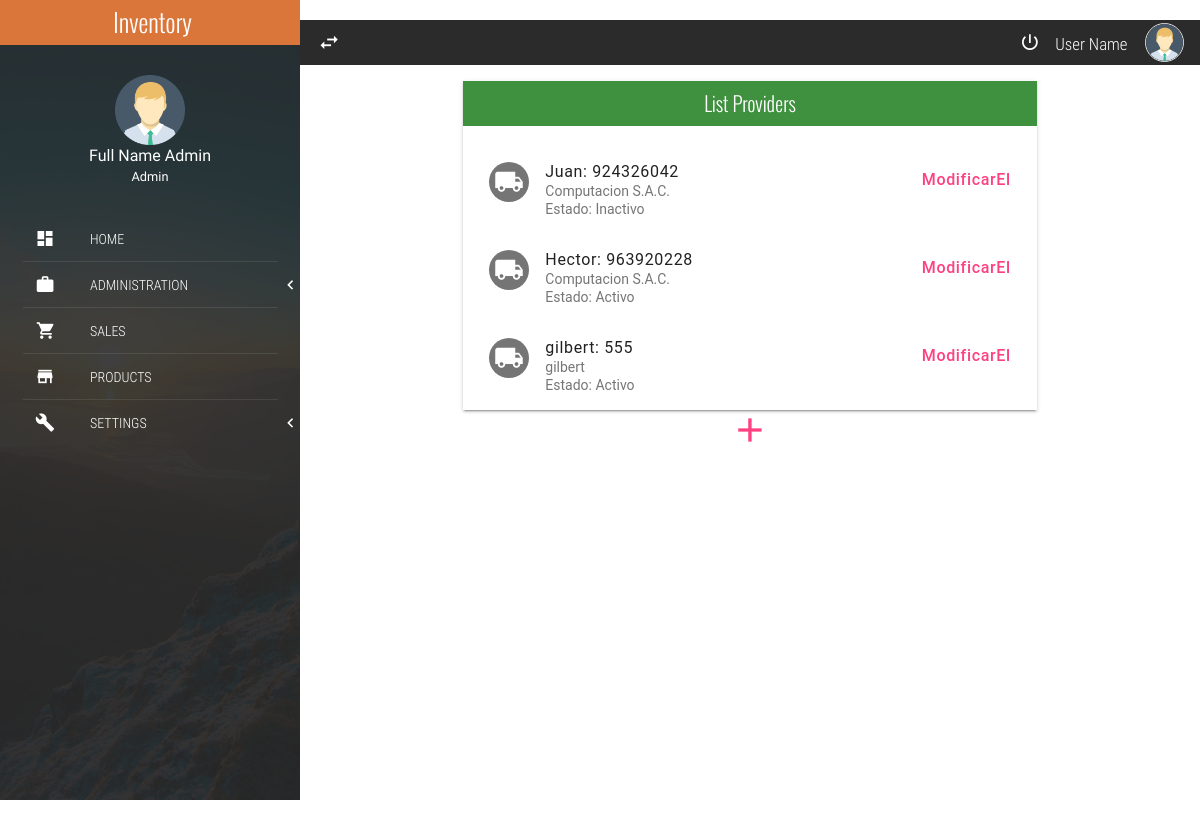
/provider/, run on an earlier commit of the app's database.
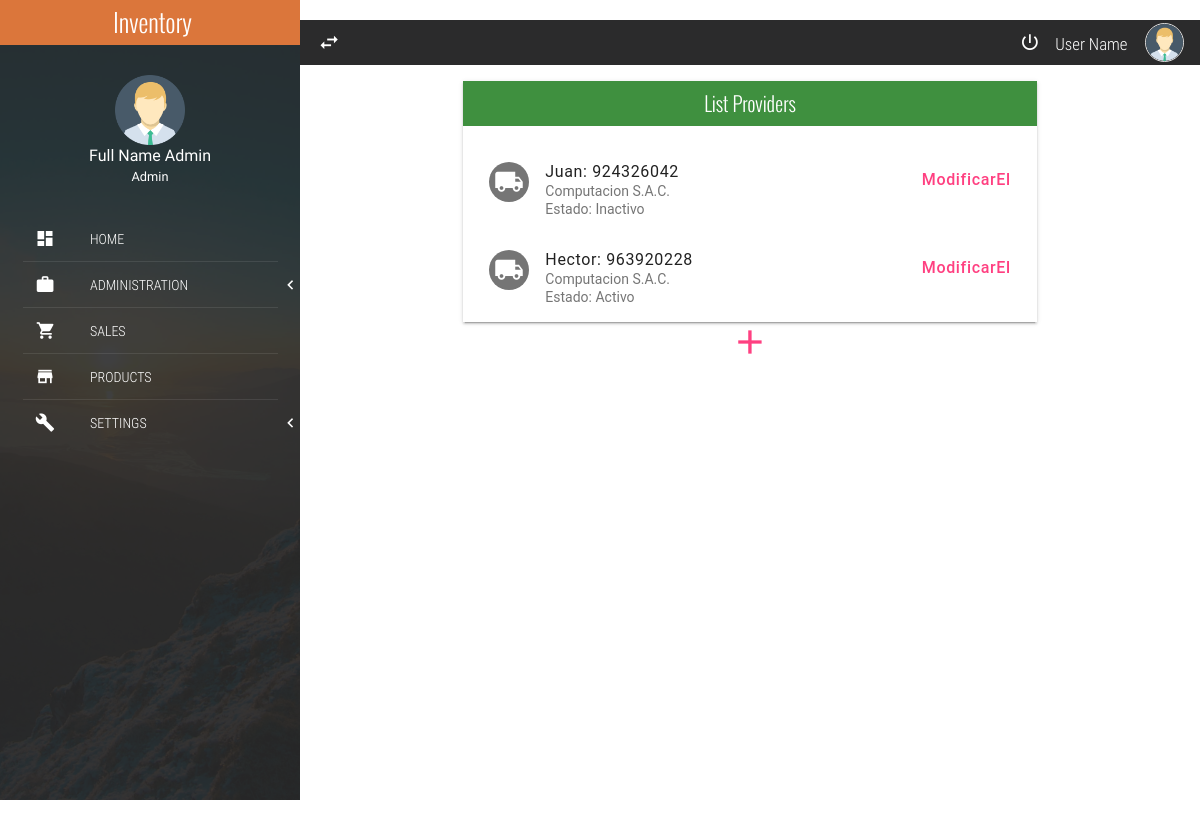
And on a later commit of the database.
### provider/models.py (models this page shows, shortened)
class Provider(models.Model):
	provider_status = [
		(1,"Activo"),
		(2,"Inactivo"),
	]
	ruc = models.IntegerField()
	razonSocial = models.CharField(max_length = 100)
	persona = models.CharField(max_length = 100)
	direccion = models.CharField(max_length = 200)
	email = models.EmailField(max_length = 254)
	telefono = models.IntegerField()
	estado =  models.IntegerField(
		null=False, blank=False,
		choices=provider_status,
		default=1,
	)

### provider/views.py (the view)
# urls.py: path('provider/', providers, name='provider'),
def providers (request):
	context = {
		'provs' : Provider.objects.all(),
	}
	return render(request, 'provider/proveedores.html',context)

### provider/templates/provider/proveedores.html
{% extends 'index.html' %}
{% block content %}
		<div class="a">
			<div class="mdl-tabs__panel">
				<div class="mdl-grid">
					<div class="mdl-cell mdl-cell--4-col-phone mdl-cell--8-col-tablet mdl-cell--8-col-desktop mdl-cell--2-offset-desktop">
						<div class="full-width panel mdl-shadow--2dp">
							<div class="full-width panel-tittle bg-success text-center tittles">
								List Providers
							</div>
							<div class="full-width panel-content">
								{% for prov in provs %}
									<div class="mdl-list">
									<div class="mdl-list__item mdl-list__item--two-line">
										<span class="mdl-list__item-primary-content">
											<i class="zmdi zmdi-truck mdl-list__item-avatar"></i>
											<span>
												{{prov.persona}}:
												{{prov.telefono}}
											</span>
											<span class="mdl-list__item-sub-title">
												{{prov.razonSocial}}
											</span>
											<p class="mdl-list__item-sub-title">
												{% if prov.estado == 1 %}
													Estado: Activo
												{% else %}
													Estado: Inactivo
												{% endif %}
											</p>
										</span>
										<a class="mdl-list__item-secondary-action" href="{% url 'modificarProveedor' prov.id %}">Modificar</a>
										<a class="mdl-list__item-secondary-action" href="{% url 'eliminarProveedor' prov.id %}"> El</a>
									</div>
								</div>
								{% endfor %}
							</div>
						</div>
						<p class="text-center">
							<a href="{% url 'crearProveedor' %}"
								style="font-size: 40px;"
							>
							<i class="zmdi zmdi-plus"></i></a>
						</p>
					</div>
				</div>
			</div>
		</div>
{% endblock %}

### templates/index.html (shortened to what this page needs)
{% load static %}
<!DOCTYPE html>
<html lang="es">
<head>
	<link rel="stylesheet" href="http://cdn.jsdelivr.net/npm/bootstrap@4.1.3/dist/css/bootstrap.min.css">
	<link rel="stylesheet" href="{% static 'css/normalize.css' %}">
	<link rel="stylesheet" href="{% static 'css/sweetalert2.css' %}">
	<link rel="stylesheet" href="{% static 'css/material.min.css' %}">
	<link rel="stylesheet" href="{% static 'css/material-design-iconic-font.min.css' %}">
	<link rel="stylesheet" href="{% static 'css/jquery.mCustomScrollbar.css' %}">
	<link rel="stylesheet" href="{% static 'css/main.css' %}">
</head>
<body>
	<section class="full-width navLateral">
		<div class="full-width navLateral-bg btn-menu"></div>
		<div class="full-width navLateral-body">
			<div class="full-width navLateral-body-logo text-center tittles">
				 Inventory
			</div>
			<figure class="full-width navLateral-body-tittle-menu">
				<div>
					<img src="{% static 'assets/img/avatar-male.png' %}" alt="Avatar" class="img-responsive">
				</div>
				<figcaption>
					<span>
						Full Name Admin<br>
						<small>Admin</small>
					</span>
				</figcaption>
			</figure>
			<nav class="full-width">
				<ul class="full-width list-unstyle menu-principal">
					<li class="full-width">
						<a href="{% url 'homePage' %}" class="full-width">
							<div class="navLateral-body-cl">
								<i class="zmdi zmdi-view-dashboard"></i>
							</div>
							<div class="navLateral-body-cr">
								HOME
							</div>
						</a>
					</li>
					<li class="full-width divider-menu-h"></li>
					<li class="full-width">
						<a href="#" class="full-width btn-subMenu">
							<div class="navLateral-body-cl">
								<i class="zmdi zmdi-case"></i>
							</div>
							<div class="navLateral-body-cr">
								ADMINISTRATION
							</div>
							<span class="zmdi zmdi-chevron-left"></span>
						</a>
					</li>
					<li class="full-width divider-menu-h"></li>
					<li class="full-width">
						<a href="sales.html" class="full-width">
							<div class="navLateral-body-cl">
								<i class="zmdi zmdi-shopping-cart"></i>
							</div>
							<div class="navLateral-body-cr">
								SALES
							</div>
						</a>
					</li>
					<li class="full-width divider-menu-h"></li>
					<li class="full-width">
						<a href="../products" class="full-width">
							<div class="navLateral-body-cl">
								<i class="zmdi zmdi-store"></i>
							</div>
							<div class="navLateral-body-cr">
								PRODUCTS
							</div>
						</a>
					</li>
					<li class="full-width divider-menu-h"></li>
					<li class="full-width">
						<a href="#!" class="full-width btn-subMenu">
							<div class="navLateral-body-cl">
								<i class="zmdi zmdi-wrench"></i>
							</div>
							<div class="navLateral-body-cr">
								SETTINGS
							</div>
							<span class="zmdi zmdi-chevron-left"></span>
						</a>
					</li>
				</ul>
			</nav>
		</div>
	</section>
	<section class="full-width pageContent">
		<div class="full-width navBar">
			<div class="full-width navBar-options">
				<i class="zmdi zmdi-swap btn-menu" id="btn-menu"></i>
				<nav class="navBar-options-list">
					<ul class="list-unstyle">
						<li class="btn-exit" id="btn-exit">
							<i class="zmdi zmdi-power"></i>
						</li>
						<li class="text-condensedLight noLink" ><small>User Name</small></li>
						<li class="noLink">
							<figure>
								<img src="{% static 'assets/img/avatar-male.png' %}" alt="Avatar" class="img-responsive">
							</figure>
						</li>
					</ul>
				</nav>
			</div>
		</div>
		{% block content %}{% endblock %}
	</section>
</body>
</html>

### static/css/main.css (style rules this page uses)
:root { --color-text: #3F51B5; --primary-color: #2B2B2C; --acent-color: #DB763B; }
html, body { width: 100%; height: 100%; margin: 0; padding: 0; font-size: 16px; font-family: "RobotoRegular"; position: relative; background-color: #fff; }
.text-condensedLight { font-family: "RobotoCondensedLight"; }
.text-center { text-align: center; }
.tittles { font-family: "OswaldLight"; }
.full-width { margin: 0; padding: 0; width: 100%; box-sizing: border-box; }
.list-unstyle { margin: 0; padding: 0; list-style: none; box-sizing: border-box; }
.img-responsive { width: 100%; height: auto; }
.divider-menu-h { height: 0; border-top: 1px solid rgba(255, 255, 255, .09); width: 85%; margin: 0 auto; }
.mdl-list__item-avatar { line-height: 40px; text-align: center; font-size: 30px; }
.panel { height: auto; }
.panel-tittle { height: 45px; display: block; line-height: 45px; color: #fff; font-size: 20px; }
.panel-content { display: block; padding: 10px; }
.bg-success { background-color: #3f903f !important; }
.navBar { background-color: var(--primary-color); height: 45px; color: #fff; }
.navBar-options { line-height: 45px; height: 45px; position: absolute; width: 100%; top: 0; right: 0; padding: 0; transition: all .3s ease-in-out; }
.navBar-options .btn-menu, .navBar-options-list { line-height: 45px; position: absolute; top: 0; height: 45px; margin: 0; padding: 0; }
.navBar-options .btn-menu { width: 40px; left: 0; font-size: 23px; cursor: pointer; user-select: none; text-align: center; outline: none; margin-left: 9px; }
.navBar-options-list { right: 9px; }
.navBar-options-list .noLink { cursor: inherit !important; }
.navBar-options-list ul { height: 45px; }
.navBar-options-list ul li { height: 45px; line-height: 45px; cursor: pointer; display: inline-block; padding: 0 7px; font-size: 21px; -moz-user-select: none; -webkit-user-select: none; -ms-user-select: none; }
.navBar-options-list ul li { outline: none; }
.navBar-options-list ul li figure, .navBar-options-list ul li figure img { margin: 0; padding: 0; padding-top: 0; margin-top: 0; box-sizing: border-box; }
.navBar-options-list ul li figure { height: 45px; }
.navBar-options-list ul li figure img { border: 1px solid #E1E1E1; border-radius: 50%; width: 39px; height: 39px; margin-bottom: 3px; }
.navLateral, .navLateral-body, .navLateral-bg { position: absolute; top: 0; height: 100%; }
.navLateral { left: 0; width: 300px; z-index: 100; transition: all .3s ease-in-out; background-image: url("../assets/img/FontNavLateral.jpg"); background-size: cover; color: #fff; overflow: hidden; }
.navLateral-body { z-index: 82; left: 0; padding-bottom: 30px; background-color: rgba(43, 43, 44, .9); }
.navLateral-body-logo { height: 45px; line-height: 45px; color: #fff; width: 100%; font-size: 25px; background-color: var(--acent-color); }
.navLateral-body-cl, .navLateral-body-cr { box-sizing: border-box; height: 77px; float: left; margin: 0; padding: 0; position: relative; }
.navLateral-body-cl { width: 30%; }
.navLateral-body-cr { width: 70%; font-family: "RobotoCondensedLight"; }
.navLateral-body-tittle-menu { text-align: center; padding: 30px 0; }
.navLateral-body-tittle-menu img { max-width: 70px; }
.menu-principal li, .menu-principal li a { display: block; }
.menu-principal li a { height: 45px; color: #fff; position: relative; transition: all .3s ease-in-out; }
.menu-principal li a div.navLateral-body-cl, .menu-principal li a div.navLateral-body-cr { height: 45px; line-height: 45px; }
.menu-principal li a div.navLateral-body-cl { text-align: center; font-size: 20px; }
.btn-subMenu span { position: absolute; top: 0; right: 7px; line-height: 45px; height: 45px; font-size: 19px; }
.pageContent { padding-left: 300px; width: 100%; height: 100%; overflow: hidden; z-index: 77; background-color: #fff; transition: all .3s ease-in-out; }

What changed in the data, as far as the page shows it:
removed Provider: persona "gilbert", telefono "555", razonSocial "gilbert", estado "Estado: Activo"
